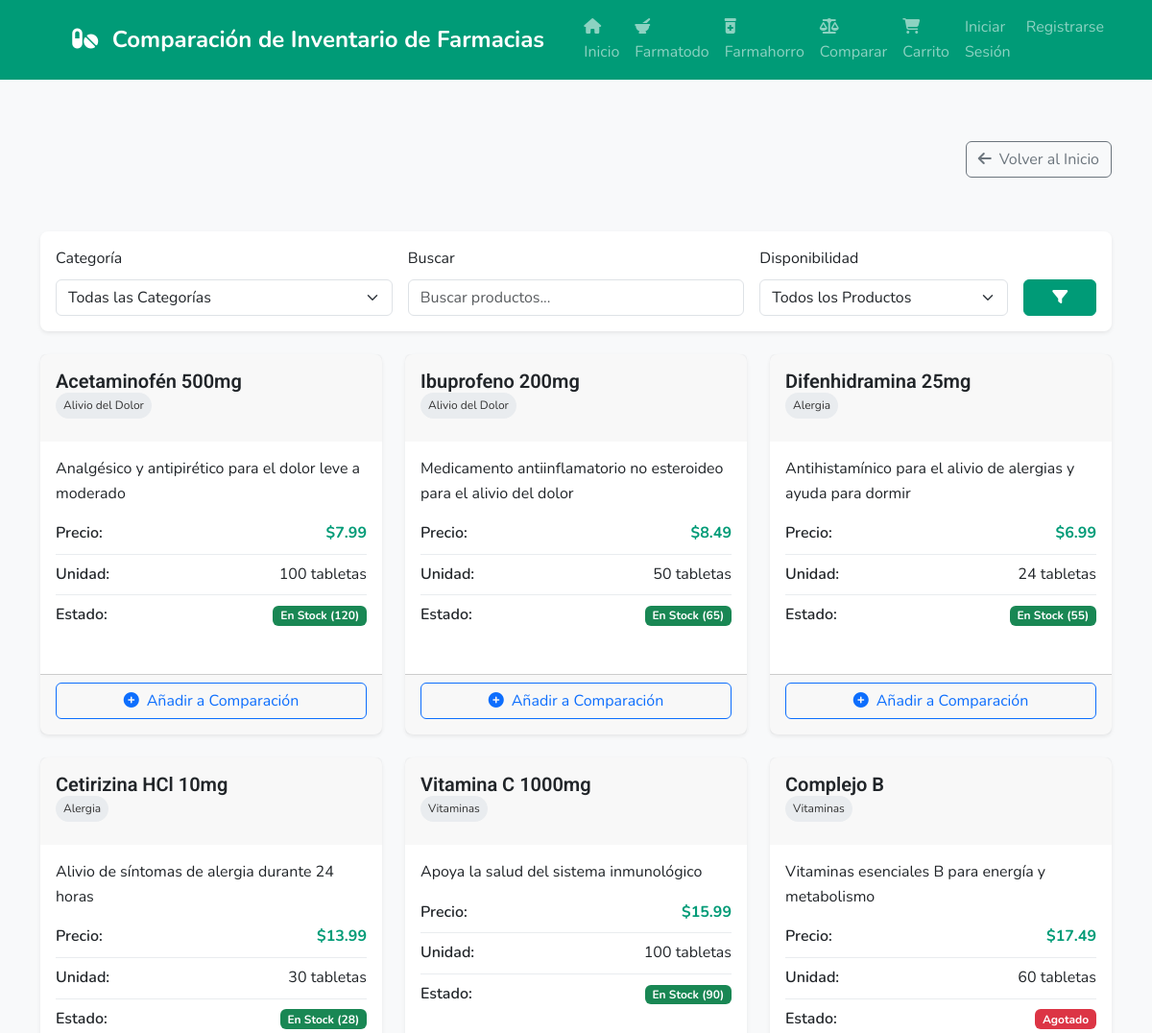
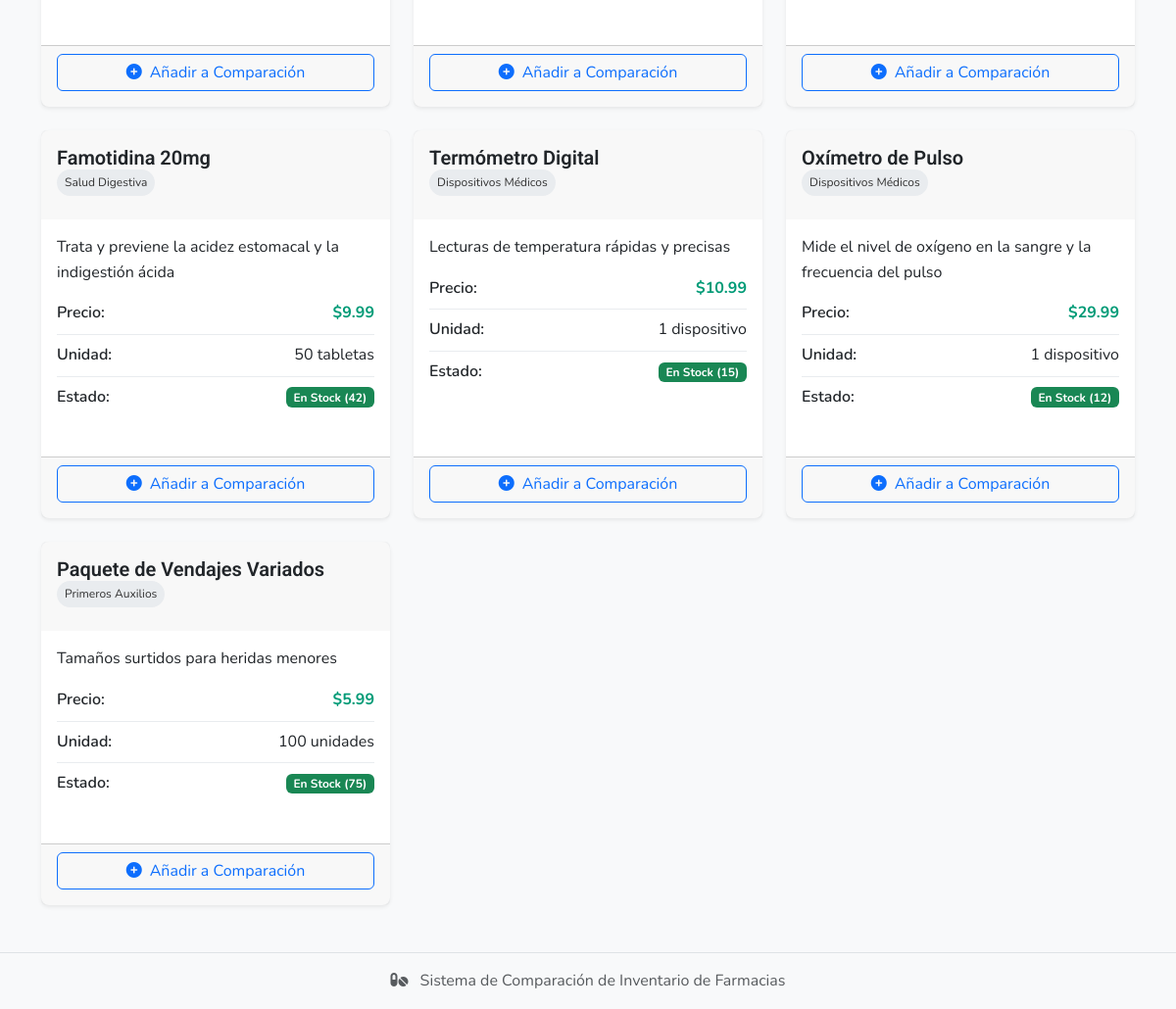
Screenshot of /pharmacy/2?product1=2 with the database file from the repository (2 pictures, top to bottom).
### models.py (models this page shows)
class Product(db.Model):
    id = db.Column(db.Integer, primary_key=True)
    code = db.Column(db.String(20), unique=True, nullable=False)  # p1_001, p2_001, etc
    name = db.Column(db.String(100), nullable=False)
    category = db.Column(db.String(50), nullable=False)
    description = db.Column(db.String(255))
    price = db.Column(db.Float, nullable=False)
    unit = db.Column(db.String(50))
    in_stock = db.Column(db.Boolean, default=True)
    stock_quantity = db.Column(db.Integer, default=0)
    pharmacy_id = db.Column(db.Integer, db.ForeignKey('pharmacy.id'), nullable=False)

### app.py (the view, shortened to what this page needs)
@app.route("/pharmacy/<int:pharmacy_id>")
def pharmacy(pharmacy_id):
    pharmacy = Pharmacy.query.get_or_404(pharmacy_id)
    category = request.args.get("category", "")
    search_query = request.args.get("search", "")
    availability = request.args.get("availability", "")
    products = pharmacy.products
    if category:
        products = [p for p in products if p.category == category]
    if availability == "in_stock":
        products = [p for p in products if p.in_stock]
    elif availability == "out_of_stock":
        products = [p for p in products if not p.in_stock]
    total_cart_items = get_total_cart_items()
    categories = sorted(
        list(set([p.category for p in pharmacy.products if p.category]))
    )
    product1_id = request.args.get("product1", type=int)
    product2_id = request.args.get("product2", type=int)
    return render_template(
        "pharmacy.html",
        pharmacy=pharmacy,
        products=products,
        categories=categories,
        selected_category=category,
        search_query=search_query,
        selected_availability=availability,
        total_cart_items=total_cart_items,
        product1_id=product1_id,
        product2_id=product2_id,
        pharmacy_id=pharmacy_id,
    )

### app.py (called while the page is built)
def get_total_cart_items():
    cart = session.get("cart", {})
    return sum(cart.values())

### templates/pharmacy.html (shortened to what this page needs)
{% extends "layout.html" %}
{% block content %}
<div class="pharmacy-header" style="border-bottom: 5px solid '{{ pharmacy.color }}';">
    <div class="row align-items-end">
        <div class="text-md-end">
            <a href="{{ url_for('home') }}" class="btn btn-outline-secondary">
                <i class="fas fa-arrow-left me-2"></i>Volver al Inicio
            </a>
        </div>
    </div>
</div>
<div class="card shadow-sm my-4">
    <div class="card-body">
        <form action="{{ url_for('pharmacy', pharmacy_id=pharmacy_id) }}" method="get" class="row g-3">
            <div class="col-md-4">
                <label for="category" class="form-label">Categoría</label>
                <select name="category" id="category" class="form-select">
                    <option value="">Todas las Categorías</option>
                </select>
            </div>
            <div class="col-md-4">
                <label for="search" class="form-label">Buscar</label>
                <input type="text" name="search" id="search" class="form-control" placeholder="Buscar productos..."
                    value="{{ search_query }}">
            </div>
            <div class="col-md-3">
                <label for="availability" class="form-label">Disponibilidad</label>
                <select name="availability" id="availability" class="form-select">
                    <option value="">Todos los Productos</option>
                </select>
            </div>
            <div class="col-md-1 d-flex align-items-end">
                <button type="submit" class="btn btn-primary w-100">
                    <i class="fas fa-filter"></i>
                </button>
            </div>
        </form>
    </div>
</div>
<div class="row">
    {% if pharmacy.products|length > 0 %}
    {% for product in pharmacy.products %}
    <div class="col-md-4 mb-4">
        <div class="card shadow-sm h-100 product-detail-card">
            <div class="card-header" style="background-color: '{{ pharmacy.color }}'20;">
                <h5 class="card-title mb-0">{{ product.name }}</h5>
                <span class="category-badge">{{ product.category }}</span>
            </div>
            <div class="card-body">
                <p class="card-text">{{ product.description }}</p>
                <div class="product-info">
                    <div class="info-item">
                        <span class="label">Precio:</span>
                        <span class="value price">${{ "%.2f"|format(product.price) }}</span>
                    </div>
                    <div class="info-item">
                        <span class="label">Unidad:</span>
                        <span class="value">{{ product.unit }}</span>
                    </div>
                    <div class="info-item">
                        <span class="label">Estado:</span>
                        <span class="value">
                            {% if product.in_stock %}
                            <span class="badge bg-success">En Stock ({{ product.stock_quantity }})</span>
                            {% else %}
                            <span class="badge bg-danger">Agotado</span>
                            {% endif %}
                        </span>
                    </div>
                </div>
            </div>
            <div class="card-footer d-flex flex-column align-items-center">
                {% if product1_id %}
                <a href="{{ url_for('compare', product1=product1_id, product2=product.id) }}"
                    class="btn btn-outline-primary w-100 mb-2">
                    <i class="fas fa-plus-circle me-2"></i>Añadir a Comparación
                </a>
                {% else %}
                <a href="{{ url_for('compare', product1=product.id) }}" class="btn btn-outline-primary w-100 mb-2">
                    <i class="fas fa-balance-scale me-2"></i>Comparar con Otra Farmacia
                </a>
                {% endif %}
            </div>
        </div>
    </div>
    {% endfor %}
    {% endif %}
</div>
{% endblock %}

### static/css/styles.css (style rules this page uses)
:root { --primary: #009B77; --secondary: #4A90E2; --background: #F8F9FA; --text: #333333; --accent: #E74C3C; --light-grey: #e9ecef; --card-shadow: 0 .125rem .25rem rgba(0, 0, 0, .075); --spacing: 16px; }
body { font-family: 'Nunito', 'Roboto', sans-serif; background-color: var(--background); color: var(--text); line-height: 1.6; }
h1, h2, h3, h4, h5, h6 { font-family: 'Roboto', sans-serif; font-weight: 700; color: var(--text); }
.card { border-radius: 0.5rem; box-shadow: var(--card-shadow); border: none; margin-bottom: var(--spacing); }
.card-title { font-weight: 600; }
.category-badge { display: inline-block; background-color: var(--light-grey); color: var(--text); padding: 0.25rem 0.5rem; border-radius: 1rem; font-size: 0.75rem; margin-bottom: 0.5rem; }
.product-detail-card .card-header { border-bottom: none; padding: 1rem; }
.product-detail-card .card-body { padding: 1rem; }
.product-info { margin-top: 1rem; }
.product-info .info-item { display: flex; justify-content: space-between; margin-bottom: 0.5rem; padding-bottom: 0.5rem; border-bottom: 1px solid var(--light-grey); }
.product-info .info-item:last-child { border-bottom: none; }
.product-info .label { font-weight: 600; }
.product-info .price { font-weight: 700; color: var(--primary); }
.pharmacy-header { padding: 1.5rem 0; margin-bottom: 2rem; }
.btn-primary { background-color: var(--primary); border-color: var(--primary); }

### rows the page displays
Product: name "Acetaminofén 500mg", category "Alivio del Dolor", description "Analgésico y antipirético para el dolor leve a moderado", price "7.99", unit "100 tabletas", stock_quantity "120"
Product: name "Ibuprofeno 200mg", category "Alivio del Dolor", description "Medicamento antiinflamatorio no esteroideo para el alivio del dolor", price "8.49", unit "50 tabletas", stock_quantity "65"
Product: name "Difenhidramina 25mg", category "Alergia", description "Antihistamínico para el alivio de alergias y ayuda para dormir", price "6.99", unit "24 tabletas", stock_quantity "55"
Product: name "Cetirizina HCl 10mg", category "Alergia", description "Alivio de síntomas de alergia durante 24 horas", price "13.99", unit "30 tabletas", stock_quantity "28"
Product: name "Vitamina C 1000mg", category "Vitaminas", description "Apoya la salud del sistema inmunológico", price "15.99", unit "100 tabletas", stock_quantity "90"
Product: name "Complejo B", category "Vitaminas", description "Vitaminas esenciales B para energía y metabolismo", price "17.49", unit "60 tabletas", in_stock "Agotado"
Product: name "Famotidina 20mg", category "Salud Digestiva", description "Trata y previene la acidez estomacal y la indigestión ácida", price "9.99", unit "50 tabletas", stock_quantity "42"
Product: name "Termómetro Digital", category "Dispositivos Médicos", description "Lecturas de temperatura rápidas y precisas", price "10.99", unit "1 dispositivo", stock_quantity "15"
Product: name "Oxímetro de Pulso", category "Dispositivos Médicos", description "Mide el nivel de oxígeno en la sangre y la frecuencia del pulso", price "29.99", unit "1 dispositivo", stock_quantity "12"
Product: name "Paquete de Vendajes Variados", category "Primeros Auxilios", description "Tamaños surtidos para heridas menores", price "5.99", unit "100 unidades", stock_quantity "75"
